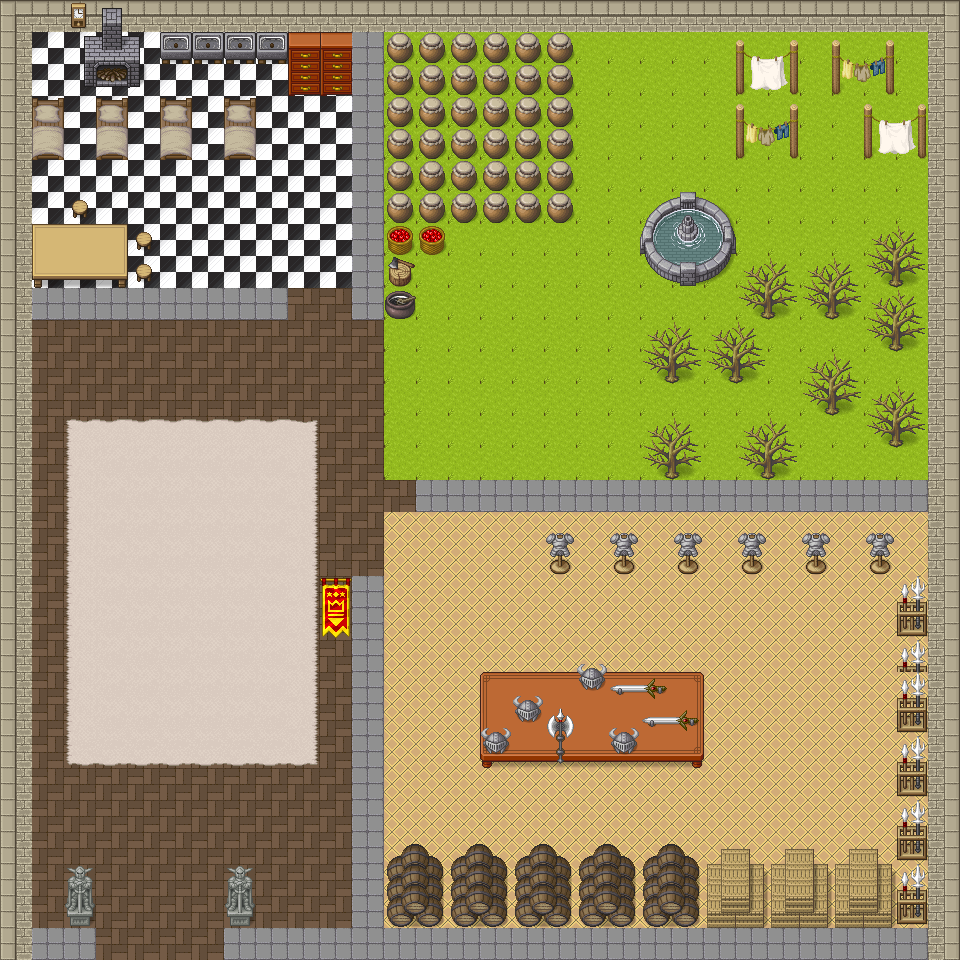

Below is a game level as drawn by its tile map, then a one-line description and the .tmx that defines it (tile-layer data replaced by summaries):
An orthogonal 30x30 tile map with 32x32 px tiles, 3 tile layers (floorLayer, wallLayer, objectLayer) and 4 objects (board3, board2, board1, start).

<map version="1.9" tiledversion="1.9.2" orientation="orthogonal" renderorder="right-down" width="30" height="30" tilewidth="32" tileheight="32" infinite="0" nextlayerid="6" nextobjectid="5">
 <editorsettings>
  <export target="room2.tmj" format="json" />
 </editorsettings>
 <tileset firstgid="1" name="pipoya" tilewidth="32" tileheight="32" tilecount="1064" columns="8">
  <image source="pipoya.png" width="256" height="4256" />
 </tileset>
 <layer id="2" name="floorLayer" width="30" height="30">
  <data>[900 cells, 744 non-empty, 4 distinct tile ids]</data>
 </layer>
 <layer id="1" name="wallLayer" width="30" height="30">
  <data>[900 cells, 179 non-empty, 17 distinct tile ids]</data>
 </layer>
 <objectgroup id="5" name="objectLayer">
  <object id="1" name="board3" x="796.414" y="353.376">
   <point />
  </object>
  <object id="2" name="board2" x="192.511" y="197.785">
   <point />
  </object>
  <object id="3" name="board1" x="835.97" y="796.414">
   <point />
  </object>
  <object id="4" name="start" x="168.776" y="614.451">
   <point />
  </object>
 </objectgroup>
 <layer id="3" name="objectLayer" width="30" height="30">
  <data>[900 cells, 315 non-empty, 78 distinct tile ids]</data>
 </layer>
</map>
